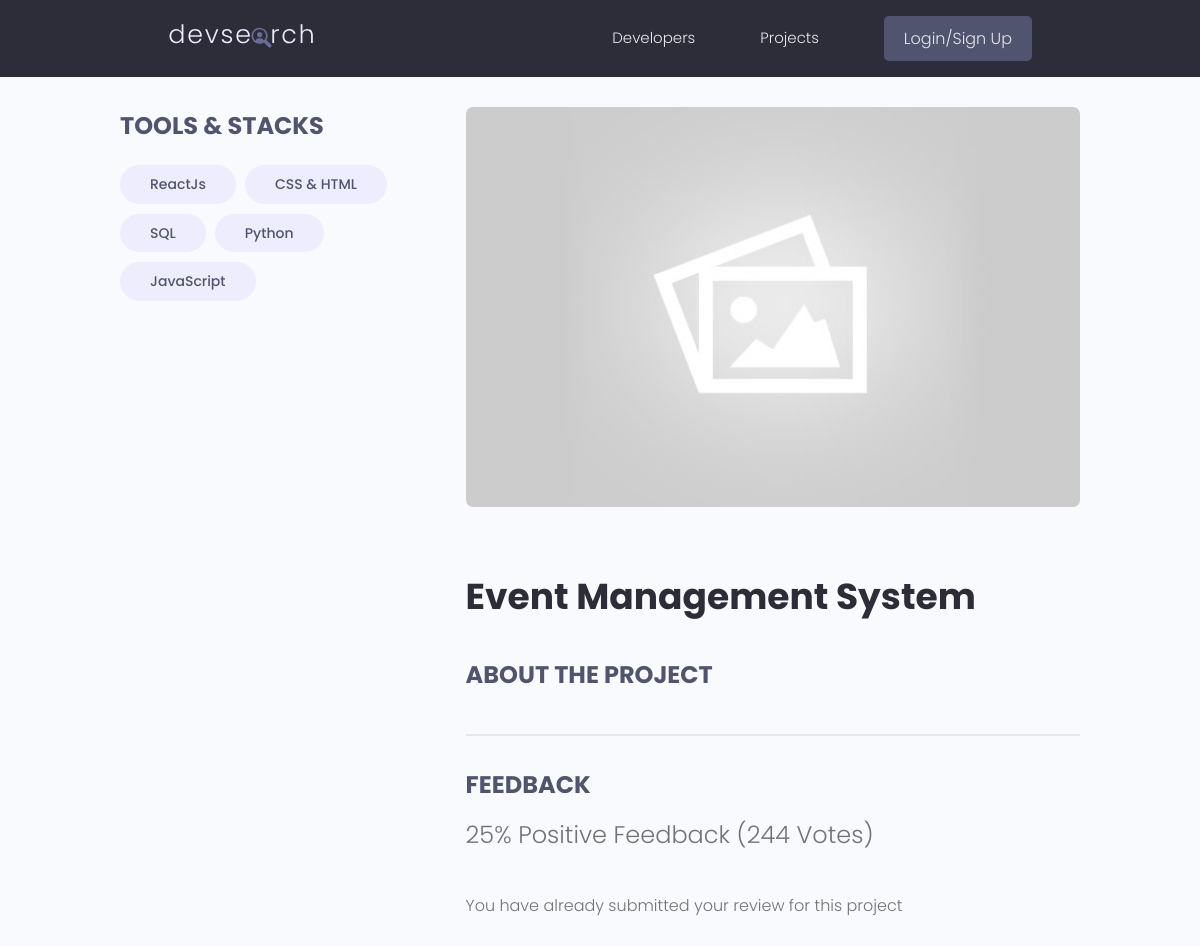
The page /projects/project/5197ab26-39f1-4128-9671-21709c61a5e9/ on the database as committed earlier.
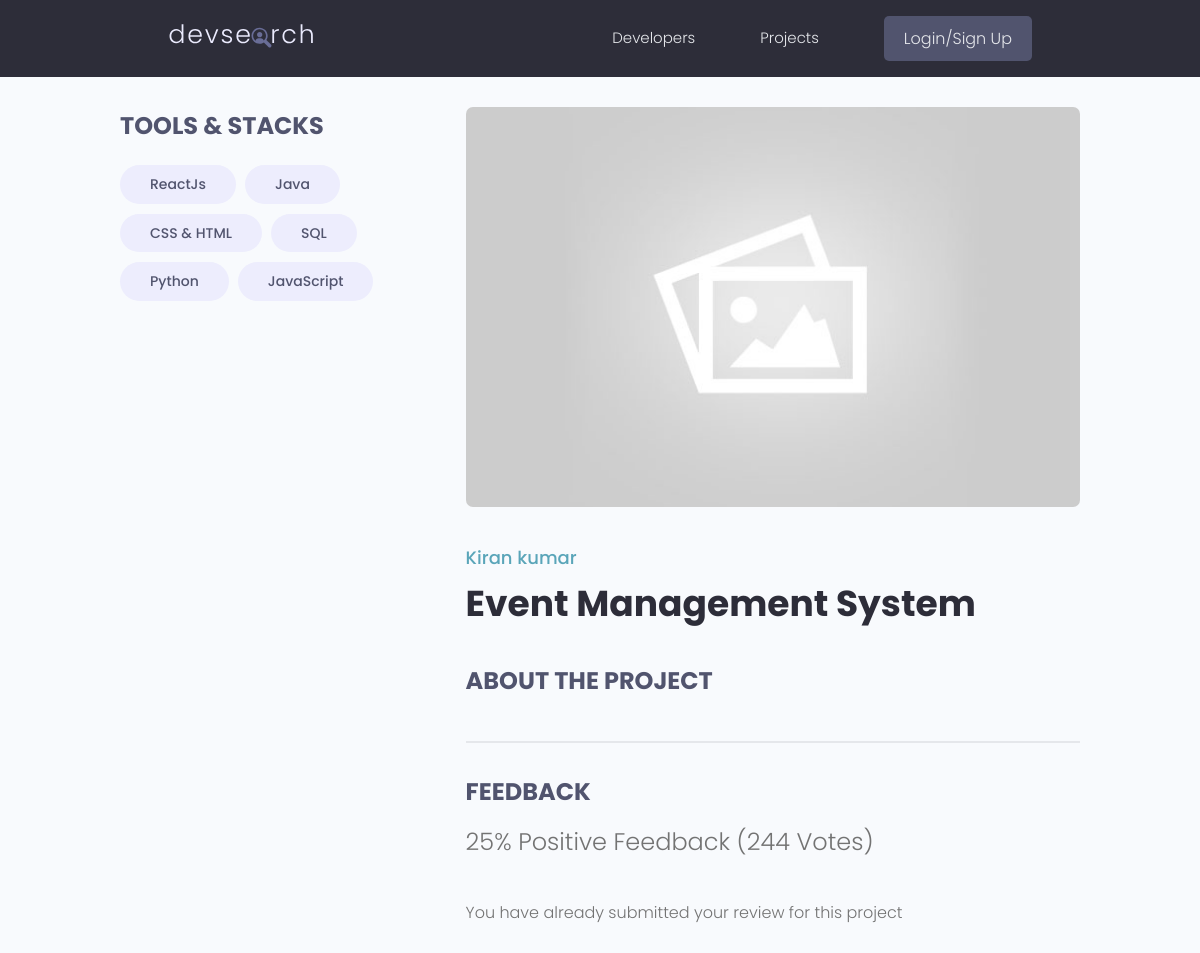
The same page on the database as committed later.
### projects/models.py (models this page shows, shortened)
class Tag(models.Model):
    name = models.CharField(max_length=200)
    created = models.DateTimeField(auto_now_add=True)
    id = models.UUIDField(default=uuid.uuid4, unique=True, primary_key=True, editable=False)
    def __str__(self):
        return self.name

class Project(models.Model):
    owner = models.ForeignKey(Profile, null=True, blank=True, on_delete=models.SET_NULL)
    title = models.CharField(max_length=200)
    description = models.TextField(null=True , blank=True)
    feature_image = models.ImageField(null=True , blank=True, default='default.jpg')
    demo_link = models.CharField(max_length=2000, null=True , blank=True)
    source_link = models.CharField(max_length=2000, null=True , blank=True)
    tags =models.ManyToManyField('Tag', blank=True)
    vote_total = models.IntegerField(default=0, null=True , blank=True)
    vote_ratio = models.IntegerField(default=0, null=True , blank=True)
    created = models.DateTimeField(auto_now_add=True)
    id = models.UUIDField(default=uuid.uuid4, unique=True, primary_key=True, editable=False)
    class Meta:
        ordering = ['-vote_total', '-vote_ratio', 'title']
    @property
    def imageURL(self):
        try:
            url = self.feature_image.url
        except:
            url = ''
        return url
    @property
    def reviewers(self):
        queryset = self.reviews.all().values_list('owner__id', flat=True)
        return queryset

### users/models.py (models this page shows, shortened)
class Profile(models.Model):
    user = models.OneToOneField(User, on_delete=models.CASCADE, null=True, blank=True)
    name = models.CharField(max_length=200, blank=True, null=True)
    email = models.EmailField(max_length=500, blank=True, null=True)
    username = models.CharField(max_length=200, blank=True, null=True)
    location = models.CharField(max_length=200, blank=True, null=True, default="Earth")
    short_intro = models.CharField(max_length=200, blank=True, null=True, default="This is a default bio. User has not added a bio yet.")
    bio = models.TextField(blank=True, null=True)
    profile_image = models.ImageField(
        null=True, blank=True, upload_to='profiles/', default="profiles/user-default.png")
    social_github = models.CharField(max_length=200, blank=True, null=True)
    social_twitter = models.CharField(max_length=200, blank=True, null=True)
    social_linkedin = models.CharField(max_length=200, blank=True, null=True)
    social_youtube = models.CharField(max_length=200, blank=True, null=True)
    social_website = models.CharField(max_length=200, blank=True, null=True)
    created = models.DateTimeField(auto_now_add=True)
    id = models.UUIDField(default=uuid.uuid4, unique=True,
                          primary_key=True, editable=False)
    class Meta:
        ordering = ['created']

### projects/views.py (the view, shortened to what this page needs)
# urls.py: path('project/<uuid:pk>/', views.project, name='project'),
def project(request, pk):
    projectObj = Project.objects.get(id=pk)
    form = ReviewForm()
    return render(request, 'projects/single-project.html', {'project':projectObj, 'form':form} )

### projects/templates/projects/single-project.html (shortened to what this page needs)
 {% extends "main.html" %}
{% block content %}
<main class="singleProject my-md">
    <div class="container">
        <div class="layout">
            <div class="column column--1of3">
                <h3 class="singleProject__subtitle">Tools & Stacks</h3>
                <div class="singleProject__toolStack">
                    {% for tag in project.tags.all %}
                    <span class="tag tag--pill tag--sub tag--lg">
                        <small>{{tag}}</small>
                    </span>
                    {% endfor %}
                </div>
            </div>
            <div class="column column--2of3">
                <img class="singleProject__preview" src="{{ project.imageURL }}" alt="portfolio thumbnail" />
               <a href="{% url 'user-profile' project.owner.id  %}"
                    class="singleProject__developer">{{project.owner.name}}</a>
                <h2 class="singleProject__title">{{project.title}}</h2>
                <h3 class="singleProject__subtitle">About the Project</h3>
                <div class="comments">
                    <h3 class="singleProject__subtitle">Feedback</h3>
                    <h5 class="project--rating">
                        {{project.vote_ratio}}% Positive Feedback ({{project.vote_total}}
                        Vote{{project.vote_total|pluralize:"s"}})
                    </h5>
                    {% if request.user.profile.id in project.reviewers %}
                    <p>You have already submitted your review for this project</p>
                    {% elif request.user.profile == project.owner %}
                    <p>You cannot review your own work</p>
                    {% else %}
                    <a href="{% url 'login' %}?next={{request.path}}">Please login to leave a review</a>
                    {% endif %}
                </div>
            </div>
        </div>
    </div>
</main>
{% endblock %}

Rows that differ between the two databases and show on the page:
now on this page (row unchanged): Tag: name "Java"
changed Project "Event Management System": owner.name (not shown) → "Kiran kumar"
